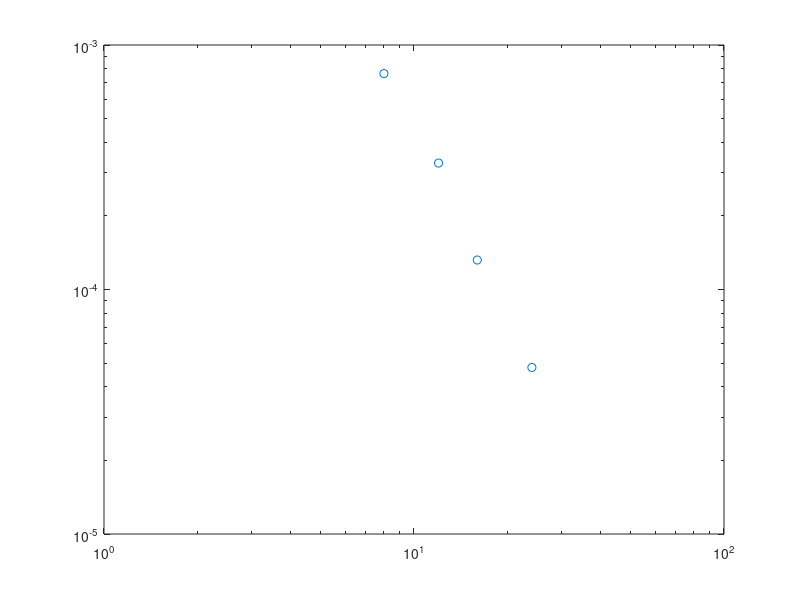

MATLAB code for this plot: (Note: this script raises an error after producing the figure.)
Lx = [16,24, 32, 40, 48];
distance = [8,12,16,24];
SC = [0.000764, 0.000329,0.000132,  0.000048];
h1 = loglog(distance, SC,'o');hold on;

p = fit(log(distance(1:3)'),log(SC(1:3)'),'poly1');
fprintf('Ksc=%.5f\n',-p.p1);
x = fit_x(1):0.5:fit_x(end);
fl=loglog(distance,exp(p.p2)*distance.^p.p1,'-.');
T=text(8,4.5e-3,['$K_{sc}=',num2str(-p.p1),'$']);
set(T,'Interpreter','latex');set(T,'Fontsize',28);



set(gca,'fontsize',24);
set(gca,'linewidth',1.5);
set(h1,'markersize',10);
set(get(gca,'Children'),'linewidth',3); % Set line width 1.5 pounds
xlabel('$x$','Interpreter','latex');
ylabel('singlet pair correlation','Interpreter','latex');
set(get(gca,'XLabel'),'FontSize',24); 
set(get(gca,'YLabel'),'FontSize',24); 
